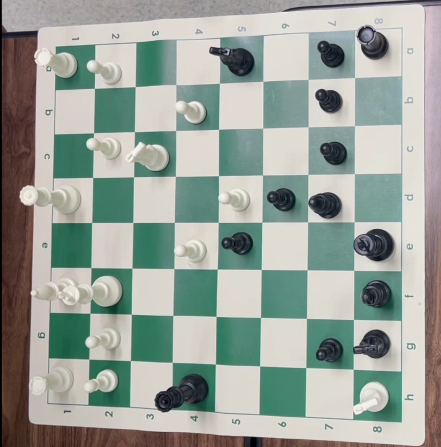
#> input picture data/test/chess3.png, 441 x 447 px, found by its file name
$ jupyter execute --allow-errors board_layout.ipynb
#> lines starting #> are read from the running program, lines starting #| are printed output that depends on the picture; after the words box and inside, x2 and y2 are one past the last pixel; in counts of white or black regions, pixels touching at a corner belong together
[cell 1]
import cv2
import numpy as np
import matplotlib.pyplot as plt
from pathlib import Path

[cell 2]
IMAGE_SIZE = (512, 512)
IMAGE_DIR = Path("/home/anawat/JJ/Chula/Chess2PGN/data")

# Chess board part configs
BILATERAL_FILTER_DIAMETER = 3
BILATERAL_FILTER_SIGMA_COLOR = 75
BILATERAL_FILTER_SIGMA_SPACE = 75

[cell 3]
img = cv2.imread(IMAGE_DIR / "test" / "chess3.png")
#> img is the input picture: shape (447, 441, 3); mean B, G, R 154.1, 161.9, 153.5
img = cv2.cvtColor(img, cv2.COLOR_BGR2RGB)
img = cv2.resize(img, IMAGE_SIZE, interpolation=cv2.INTER_LINEAR)
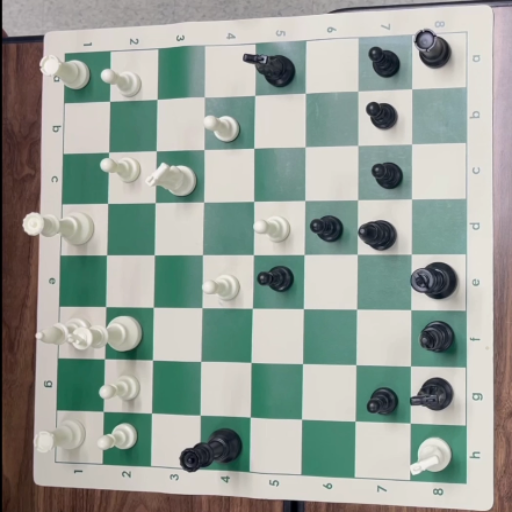
#> img: shape (512, 512, 3); mean R, G, B 153.4, 161.8, 154

plt.imshow(img)

[cell 4]
from sklearn.cluster import DBSCAN
from sklearn.preprocessing import StandardScaler
import itertools

def cannyPF(img, sigma=0.25):
  med = np.median(img)
  lower = int(max(0, (1.0 - sigma) * med))
  upper = int(min(255, (1.0 + sigma) * med))
  return cv2.Canny(img, lower, upper)

def group_lines(unique_lines):
  group1, group2 = [], []
  temp_group = []
  group1_mean, group2_mean = None, None

  for i, (rho, theta) in enumerate(unique_lines):
    if group1_mean is None:
      if theta >=np.pi/3 and theta <= 2*np.pi/3:
        group1.append(i)
        group1_mean = theta
      else:
        temp_group.append(i)
    else:
      diff = abs(theta - group1_mean)
      if diff <= np.pi/3:
        group1.append(i)
        group1_mean = np.mean([unique_lines[j][1] for j in group1])
      else:
        temp_group.append(i)

  for i in temp_group:
    rho, theta = unique_lines[i]
    diff = abs(theta - group1_mean)
    if diff > np.pi/3:
      group2.append(i)
      if group2_mean is None:
        group2_mean = theta
      else:
        group2_mean = np.mean([unique_lines[j][1] for j in group2])
    else:
      group1.append(i)
      group1_mean = np.mean([unique_lines[j][1] for j in group1])
  return group1, group2

def select_best_9_lines(group_indices, unique_lines):
  """Select 9 lines with most uniform spacing"""

  # Extract lines and sort by rho (handle negative rho)
  lines_with_idx = [(i, unique_lines[i][0], unique_lines[i][1]) for i in group_indices]

  # Normalize: if rho < 0, flip to positive and adjust theta
  normalized = []
  for idx, rho, theta in lines_with_idx:
      if rho < 0:
          rho = -rho
          theta = theta + np.pi if theta < np.pi else theta - np.pi
      normalized.append((idx, rho, theta))

  # Sort by rho
  normalized.sort(key=lambda x: x[1])
  sorted_indices = [x[0] for x in normalized]
  sorted_rhos = [x[1] for x in normalized]

  if len(sorted_indices) <= 9:
      return sorted_indices

  # Try all combinations
  best_indices = None
  best_score = float('inf')

  for combo in itertools.combinations(range(len(sorted_indices)), 9):
      combo_rhos = [sorted_rhos[i] for i in combo]

      # Linear fit
      x = np.arange(9)
      poly_coeffs = np.polyfit(x, combo_rhos, deg=2)
      predicted = np.polyval(poly_coeffs, x)
      mse = np.mean((combo_rhos - predicted) ** 2)

      if mse < best_score:
          best_score = mse
          best_indices = [sorted_indices[i] for i in combo]

  return best_indices

# [23 lines left out: function get_line_intersections, not called in this run]

def create_chess_grid(lines_group1, lines_group2, unique_lines, img_shape):
    """Create 8x8 chess grid from 9x9 line intersections"""

    # Sort lines by rho to get consistent ordering
    def get_sorted_lines(group_indices):
        lines_data = []
        for i in group_indices:
            rho, theta = unique_lines[i]
            if rho < 0:
                rho = -rho
                theta = theta + np.pi if theta < np.pi else theta - np.pi
            lines_data.append((i, rho, theta))
        lines_data.sort(key=lambda x: x[1])
        return [x[0] for x in lines_data]

    sorted_group1 = get_sorted_lines(lines_group1)
    sorted_group2 = get_sorted_lines(lines_group2)

    # Calculate all intersection points in order
    grid_points = np.zeros((9, 9, 2))

    for i, idx1 in enumerate(sorted_group1):
        for j, idx2 in enumerate(sorted_group2):
            rho1, theta1 = unique_lines[idx1]
            rho2, theta2 = unique_lines[idx2]

            cos1, sin1 = np.cos(theta1), np.sin(theta1)
            cos2, sin2 = np.cos(theta2), np.sin(theta2)

            det = cos1 * sin2 - sin1 * cos2

            if abs(det) > 1e-6:
                x = (rho1 * sin2 - rho2 * sin1) / det
                y = (rho2 * cos1 - rho1 * cos2) / det
                grid_points[i, j] = [x, y]

    return grid_points, sorted_group1, sorted_group2

def get_cell_centers(grid_points):
    """Calculate center points of 64 chess squares"""
    cell_centers = {}
    files = 'hgfedcba'
    ranks = '12345678'  # Top to bottom in image

    for row in range(8):
        for col in range(8):
            # Get 4 corners of the cell
            tl = grid_points[row, col]
            tr = grid_points[row, col + 1]
            bl = grid_points[row + 1, col]
            br = grid_points[row + 1, col + 1]

            # Calculate center
            center_x = (tl[0] + tr[0] + bl[0] + br[0]) / 4
            center_y = (tl[1] + tr[1] + bl[1] + br[1]) / 4

            # Map to chess notation
            square = files[col] + ranks[row]
            cell_centers[square] = {
                'center': (center_x, center_y),
                'corners': [tl, tr, br, bl]  # clockwise from top-left
            }

    return cell_centers

# [10 lines left out: function point_in_cell, not called in this run]

def find_representative_lines(img):
  # Detect lines and find representative lines
  gray = cv2.cvtColor(img, cv2.COLOR_RGB2GRAY)
  bilateral = cv2.bilateralFilter(gray, d=(BILATERAL_FILTER_DIAMETER), sigmaColor=75, sigmaSpace=75)
  canny = cannyPF(bilateral, sigma=0.33)
  lines = cv2.HoughLines(canny, 1, np.pi/720.0, 50, np.array([]), 0, 0)
  lines_best = np.squeeze(lines)[:100]

  scaler = StandardScaler()
  lines_normalized = scaler.fit_transform(lines_best)
  clustering = DBSCAN(eps=0.05, min_samples=2).fit(lines_normalized)
  labels = clustering.labels_

  unique_lines = []
  for label in set(labels):
    if label != -1:  # Not noise
      cluster_lines = lines_best[labels == label]
      avg_rho = np.mean(cluster_lines[:, 0])
      avg_theta = np.mean(cluster_lines[:, 1])
      unique_lines.append([avg_rho, avg_theta])

  group1, group2 = group_lines(unique_lines)

  best_group1 = select_best_9_lines(group1, unique_lines)
  best_group2 = select_best_9_lines(group2, unique_lines)

  return best_group1, best_group2, unique_lines

def get_chess_grid(img, visualize=False):
  best_group1, best_group2, unique_lines = find_representative_lines(img)
  grid_points, sorted_g1, sorted_g2 = create_chess_grid(
      best_group1, best_group2, unique_lines, img.shape
  )
  cell_centers = get_cell_centers(grid_points)

  if visualize:
    # Visualize grid
    canvas = img.copy()

    # Draw grid lines
    for i in sorted_g1:
        rho, theta = unique_lines[i]
        a, b = np.cos(theta), np.sin(theta)
        x0, y0 = a * rho, b * rho
        x1, y1 = int(x0 + 1000 * (-b)), int(y0 + 1000 * a)
        x2, y2 = int(x0 - 1000 * (-b)), int(y0 - 1000 * a)
        cv2.line(canvas, (x1, y1), (x2, y2), (0, 255, 0), 1)

    for i in sorted_g2:
        rho, theta = unique_lines[i]
        a, b = np.cos(theta), np.sin(theta)
        x0, y0 = a * rho, b * rho
        x1, y1 = int(x0 + 1000 * (-b)), int(y0 + 1000 * a)
        x2, y2 = int(x0 - 1000 * (-b)), int(y0 - 1000 * a)
        cv2.line(canvas, (x1, y1), (x2, y2), (0, 0, 255), 1)

    # Draw cell centers and labels
    for square, cell_data in cell_centers.items():
        cx, cy = cell_data['center']
        cv2.circle(canvas, (int(cx), int(cy)), 3, (255, 0, 255), -1)
        cv2.putText(canvas, square, (int(cx)-10, int(cy)+5),
                    cv2.FONT_HERSHEY_SIMPLEX, 1, (255, 255, 255), 1)

    plt.figure(figsize=(10, 10))
    plt.imshow(canvas)
    plt.title('Chess Grid with Square Labels')
    plt.show()

    print(f"\nGrid created with {len(cell_centers)} squares")
    print("\nSample cell centers:")
    for square in ['a8', 'a1', 'h8', 'h1']:
        center = cell_centers[square]['center']
        print(f"  {square}: ({center[0]:.1f}, {center[1]:.1f})")

  return cell_centers, unique_lines

[cell 5]
cell_centers, unique_lines = get_chess_grid(img, visualize=True)
#> in find_representative_lines, `gray = cv2.cvtColor(img, cv2.COLOR_RGB2GRAY)`:
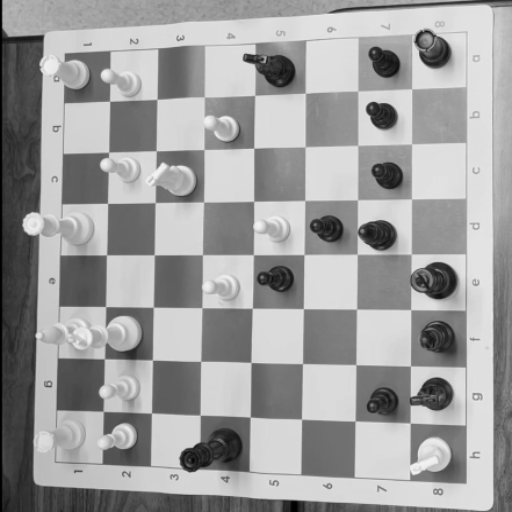
#> gray: shape (512, 512); min 0, max 243, mean 158.4
#> in cannyPF, `med = np.median(img)`: med = 169
#> in cannyPF, `lower = int(max(0, (1.0 - sigma) * med))`: lower = 113
#> in cannyPF, `upper = int(min(255, (1.0 + sigma) * med))`: upper = 224
#> in cannyPF, `return cv2.Canny(img, lower, upper)`:
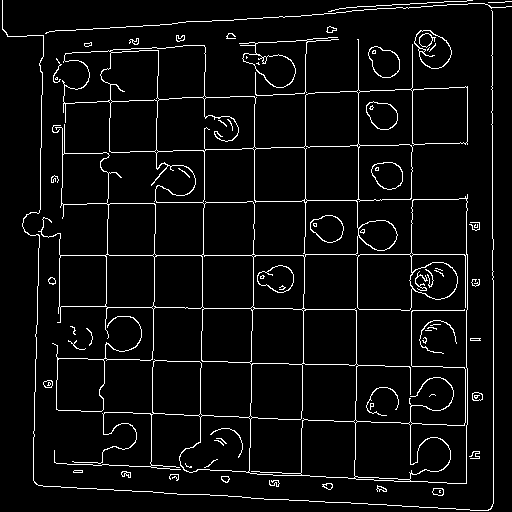
#> returned value: shape (512, 512); 5.1% white in thin lines or dots
#> in find_representative_lines, `lines = cv2.HoughLines(canny, 1, np.pi/720.0, 50, np.array([]), 0, 0)`: lines = 1713 rows, first 8: [482, 1.63], [359, 0.00873], [412, 0.00436], [-491, 3.14], [306, 1.58], [407, 1.61], [256, 1.57], [105, 1.53]
#> in find_representative_lines, `lines_best = np.squeeze(lines)[:100]`: lines_best = 100 pairs, first value -491 to 495, second value 0 to 3.14
#> in find_representative_lines, `lines_normalized = scaler.fit_transform(lines_best)`: lines_normalized = 100 pairs, first value -2.97 to 1.25, second value -1.04 to 2.18
#> in find_representative_lines, `labels = clustering.labels_`: labels = 100 values, max 23 at index 80, min -1 at index 68, mean 11.2
#> the loop in find_representative_lines, `for label in set(labels):` made 25 passes
#> (cluster_lines, avg_rho, avg_theta) on passes 1, 3, 4, 5, 6, 7: ([[482, 1.63], [483, 1.62], [481, 1.63], [485, 1.62]], 482.8, 1.63), ([[412, 0.00436], [413, 0.00873], [411, 0], [415, 0.0131]], 412.8, 0.00654), ([[-491, 3.14], [-490, 3.13], [-489, 3.13]], -490, 3.13), ([[306, 1.58], [305, 1.58], [307, 1.58]], 306, 1.58), ([[407, 1.61], [408, 1.61], [406, 1.61], [410, 1.6]], 407.8, 1.61), ([[256, 1.57], [255, 1.57], [257, 1.56], [254, 1.58]], 255.5, 1.57)
#> after the loop in find_representative_lines, `for label in set(labels):`: unique_lines = 24 items, first 6: [482.8, 1.63], [359.8, 0.0109], [412.8, 0.00654], [-490, 3.13], [306, 1.58], [407.8, 1.61]
#> the loop in group_lines, `for i, (rho, theta) in enumerate(unique_lines):` made 24 passes
#> (rho, theta, diff, group1_mean) on passes 5, 6, 7, 8, 9, 10, 18, 19: (306, 1.58, 0.0458, 1.6), (407.8, 1.61, 0.00545, 1.6), (255.5, 1.57, 0.0356, 1.6), (105.8, 1.53, 0.066, 1.58), (155.2, 1.54, 0.0397, 1.58), (357.8, 1.59, 0.0149, 1.58), (34.17, 1.5, 0.0752, 1.57), (204.4, 1.56, 0.0105, 1.57)
#> after the loop in group_lines, `for i, (rho, theta) in enumerate(unique_lines):`: group1 = [0, 4, 5, 6, 7, 8, 9, 17, 18, 19, 23]; temp_group = [1, 2, 3, 10, 11, 12, 13, 14, 15, 16, 20, 21, 22]
#> the loop in group_lines, `for i in temp_group:` made 13 passes
#> (i, rho, theta, diff, group2_mean) on passes 4 to 11: (10, 158, 0.0153, 1.55, 0.791), (11, 307.4, 0.0122, 1.56, 0.636), (12, 45.75, 0.0284, 1.54, 0.534), (13, 111.5, 0.0196, 1.55, 0.461), (14, 256.8, 0.0138, 1.55, 0.405), (15, 493.5, 0.00218, 1.57, 0.36), (16, 206, 0.0122, 1.56, 0.325), (20, 66.33, 0.0262, 1.54, 0.298)
#> in find_representative_lines, `group1, group2 = group_lines(unique_lines)`: group1 = [0, 4, 5, 6, 7, 8, 9, 17, 18, 19, 23]; group2 = [1, 2, 3, 10, 11, 12, 13, 14, 15, 16, 20, 21, 22]
#> in select_best_9_lines, `lines_with_idx = [(i, unique_lines[i][0], unique_lines[i][1]) for i in..`: lines_with_idx = [(0, 482.8, 1.63), (4, 306, 1.58), (5, 407.8, 1.61), (6, 255.5, 1.57), (7, 105.8, 1.53), (8, 155.2, 1.54), (9, 357.8, 1.59), (17, 34.17, 1.5), (18, 204.4, 1.56), (19, 458.4, 1.62), (23, 55, 1.52)]
#> the loop in select_best_9_lines, `for idx, rho, theta in lines_with_idx:` made 11 passes
#> after the loop in select_best_9_lines, `for idx, rho, theta in lines_with_idx:`: normalized has the same summary as lines_with_idx
#> in select_best_9_lines, `sorted_indices = [x[0] for x in normalized]`: sorted_indices = [17, 23, 7, 8, 18, 6, 4, 9, 5, 19, 0]
#> in select_best_9_lines, `sorted_rhos = [x[1] for x in normalized]`: sorted_rhos = [34.17, 55, 105.8, 155.2, 204.4, 255.5, 306, 357.8, 407.8, 458.4, 482.8]
#> the loop in select_best_9_lines, `for combo in itertools.combinations(range(len(sorted_indices)), 9):` made 55 passes
#> (combo, combo_rhos, poly_coeffs, mse, best_score, best_indices) on passes 1, 46: ((0, 1, 2, 3, 4, 5, 6, 7, 8), [34.17, 55, 105.8, 155.2, 204.4, 255.5, 306, 357.8, 407.8], [0.972, 40.61, 24.58], 30.3, 30.3, [17, 23, 7, 8, 18, 6, 4, 9, 5]), ((1, 2, 3, 4, 5, 6, 7, 8, 9), [55, 105.8, 155.2, 204.4, 255.5, 306, 357.8, 407.8, 458.4], [0.0863, 49.75, 55.25], 0.25, 0.25, [23, 7, 8, 18, 6, 4, 9, 5, 19])
#> after the loop in select_best_9_lines, `for combo in itertools.combinations(range(len(sorted_indices)), 9):`: best_score = 0.25
#> in find_representative_lines, `best_group1 = select_best_9_lines(group1, unique_lines)`: best_group1 = [23, 7, 8, 18, 6, 4, 9, 5, 19]
#> the loop in select_best_9_lines (call 2), `for idx, rho, theta in lines_with_idx:` made 13 passes
#> (idx, rho, theta) on passes 1 to 8: (1, 359.8, 0.0109), (2, 412.8, 0.00654), (3, 490, 6.27), (10, 158, 0.0153), (11, 307.4, 0.0122), (12, 45.75, 0.0284), (13, 111.5, 0.0196), (14, 256.8, 0.0138)
#> the loop in select_best_9_lines (call 2), `for combo in itertools.combinations(range(len(sorted_indices)), 9):` made 715 passes
#> (combo, combo_rhos, poly_coeffs, mse, best_score, best_indices) on pass 1: ((0, 1, 2, 3, 4, 5, 6, 7, 8), [45.75, 66.33, 111.5, 158, 206, 256.8, 307.4, 359.8, 412.8], [1.4, 36.08, 37.66], 21.59, 21.59, [12, 20, 13, 10, 16, 14, 11, 1, 2])
#> the loop in get_sorted_lines, `for i in group_indices:` made 9 passes
#> i on passes 1 to 8: 23, 7, 8, 18, 6, 4, 9, 5
#> the loop in get_sorted_lines (call 2), `for i in group_indices:` made 9 passes
#> i on passes 1 to 8: 20, 13, 10, 16, 14, 11, 1, 2
#> the loop in create_chess_grid, `for i, idx1 in enumerate(sorted_group1):` made 9 passes
#> the loop in get_chess_grid, `for i in sorted_g1:` made 9 passes
#> after the loop in get_chess_grid, `for i in sorted_g1:`:
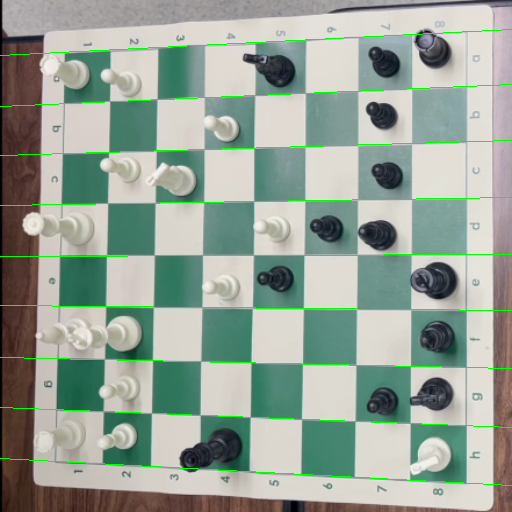
#> canvas: shape (512, 512, 3); 1.76% of pixels changed, all inside (x1, y1, x2, y2) = (0, 29, 512, 486)
#> the loop in get_chess_grid, `for i in sorted_g2:` made 9 passes
#> after the loop in get_chess_grid, `for i in sorted_g2:`:
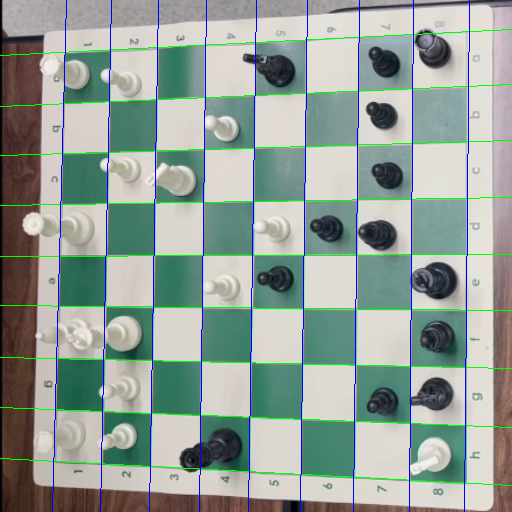
#> canvas: shape (512, 512, 3); 1.76% of pixels changed, all inside (x1, y1, x2, y2) = (52, 0, 470, 512)
#> the loop in get_chess_grid, `for square, cell_data in cell_centers.items():` made 64 passes
#> square on passes 1 to 8: 'h1', 'g1', 'f1', 'e1', 'd1', 'c1', 'b1', 'a1'
#> after the loop in get_chess_grid, `for square, cell_data in cell_centers.items():`:
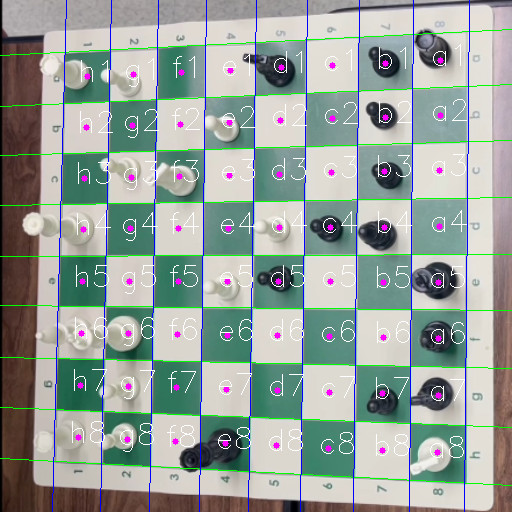
#> canvas: shape (512, 512, 3); 2.98% of pixels changed, all inside (x1, y1, x2, y2) = (72, 44, 467, 458)
#| Grid created with 64 squares
#> the loop in get_chess_grid, `for square in ['a8', 'a1', 'h8', 'h1']:` made 4 passes
#|   a8: (437.8, 453.0)
#|   a1: (440.5, 60.7)
#|   h8: (78.9, 437.0)
#|   h1: (87.2, 76.5)
